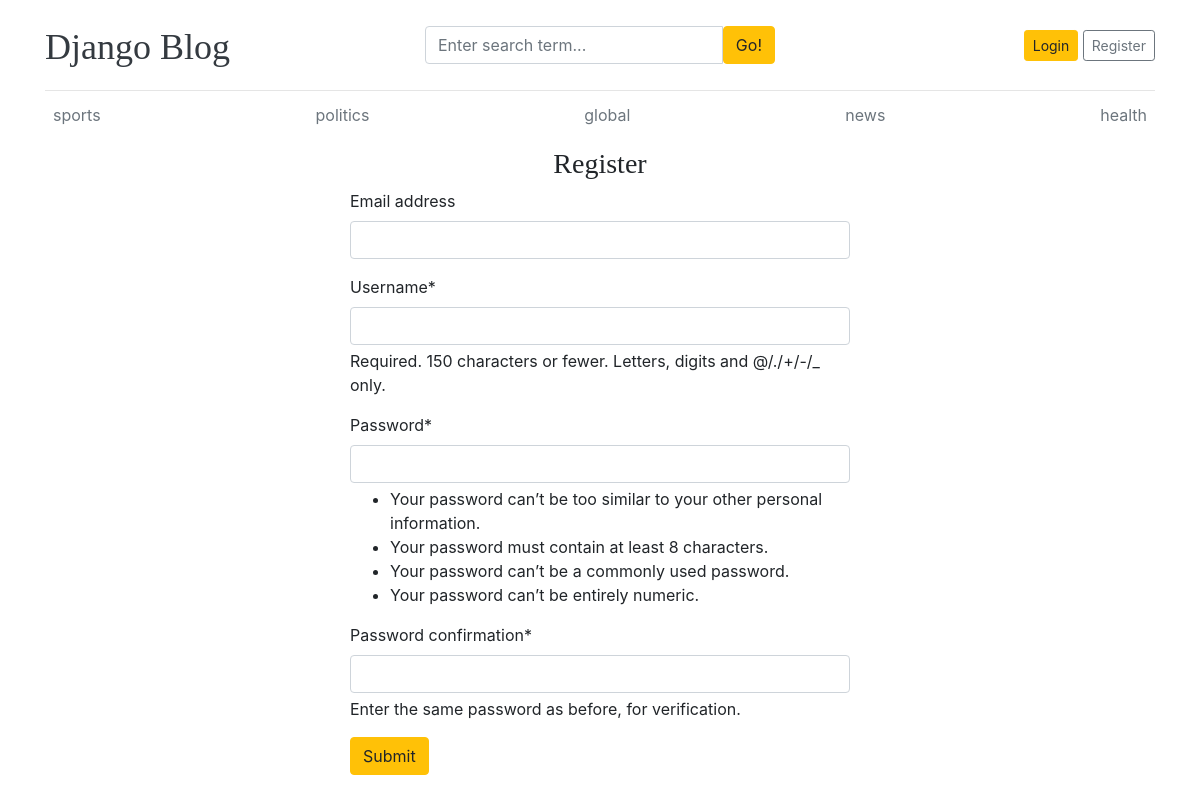
Page /registration/ on the committed database.
### blogs/models.py (models this page shows, shortened)
class Category(models.Model):
    category_name = models.CharField(max_length=50,unique=True)
    created_at = models.DateTimeField(auto_now_add=True)
    updated_at = models.DateTimeField(auto_now=True)
    class Meta:
        verbose_name_plural = 'categories'

### blog_main/views.py (the view)
# urls.py: path('registration/',views.register,name='register'),
def register(request):
    if request.method == 'POST':
        form = RegistrationForm(request.POST)
        if form.is_valid():
            form.save()
            return redirect('home')
    else:
        form = RegistrationForm()
    context = {
        'form' : form,
    }
    return render(request,'register.html',context)

### blog_main/forms.py
class RegistrationForm(UserCreationForm):
    class Meta:
        model = User
        fields = ('email','username','password1','password2')

### blogs/context_processors.py (called while the page is built)
def get_categories(request):
    categories = Category.objects.all()
    return dict(categories=categories)

def get_social_link(request):
    social = SocialLink.objects.all()
    return dict(social=social)

### templates/register.html (shortened to what this page needs)
{% extends "base.html" %}
{% block content %}
{% load crispy_forms_tags %}
<h3 class="text-center">Register</h3>
<form action="{% url 'register' %}" method="POST" style="width:500px; margin:auto;">
    {{ form | crispy }}
    <button type="submit" class="btn btn-warning">Submit</button>
</form>
{% endblock %}

### templates/base.html (shortened to what this page needs)
{% load static %}
<!DOCTYPE html>
<html lang="en">
<head>
    <link href="https://getbootstrap.com/docs/4.0/dist/css/bootstrap.min.css" rel="stylesheet">
    <link href="{% static 'css/blog.css' %}" rel="stylesheet">
    <link rel="stylesheet" href="https://cdnjs.cloudflare.com/ajax/libs/font-awesome/4.7.0/css/font-awesome.min.css">
</head>
<body>
    <div class="container">
      <header class="blog-header py-3">
        <div class="row flex-nowrap justify-content-between align-items-center">
          <div class="col-4 pt-1">
            <a class="blog-header-logo text-dark" href="/">Django Blog</a>
          </div>
          <div class="col-4">
            <form action="{% url 'search' %}" method="GET">
              <div class="input-group">
                <input class="form-control" type="text" name="keyword" value="{{ keyword }}" placeholder="Enter search term..." aria-label="Enter search term..." aria-describedby="button-search" />
                <button type="submit" class="btn btn-warning" id="button-search" type="button">Go!</button>
              </div>
            </form>
          </div>
          <div class="col-4 d-flex justify-content-end align-items-center">
            {% if not user.is_authenticated %}
            <a class="btn btn-sm btn-warning" href="{% url 'login' %}">Login</a> &nbsp;
            <a class="btn btn-sm btn-outline-secondary" href="{% url 'register' %}">Register</a>
            {% else %}
            <span><a href="{% url 'dashboard' %}">Dashboard</a></span>
            &emsp;
            <span><a href="{% url 'logout' %}">Logout</a></span>
            {% endif %}
          </div>
        </div>
      </header>
      <div class="nav-scroller py-1 mb-2">
        <nav class="nav d-flex justify-content-between">
          {% for catg in categories %}
          <a class="p-2 text-muted" href="{% url 'post_by_category' catg.id %}">{{catg.category_name}}</a>
          {% endfor %}
        </nav>
      </div>
      {% block content %}
      {% endblock %}
    </div>
</body>
</html>

### blog_main/static/css/blog.css (style rules this page uses)
.blog-header { border-bottom: 1px solid #e5e5e5; }
.blog-header-logo { font-family: "Playfair Display", Georgia, "Times New Roman", serif; font-size: 2.25rem; }
h1, h2, h3, h4, h5, h6 { font-family: "Playfair Display", Georgia, "Times New Roman", serif; }

### rows in the picture
Category: category_name "sports"
Category: category_name "politics"
Category: category_name "global"
Category: category_name "news"
Category: category_name "health"
